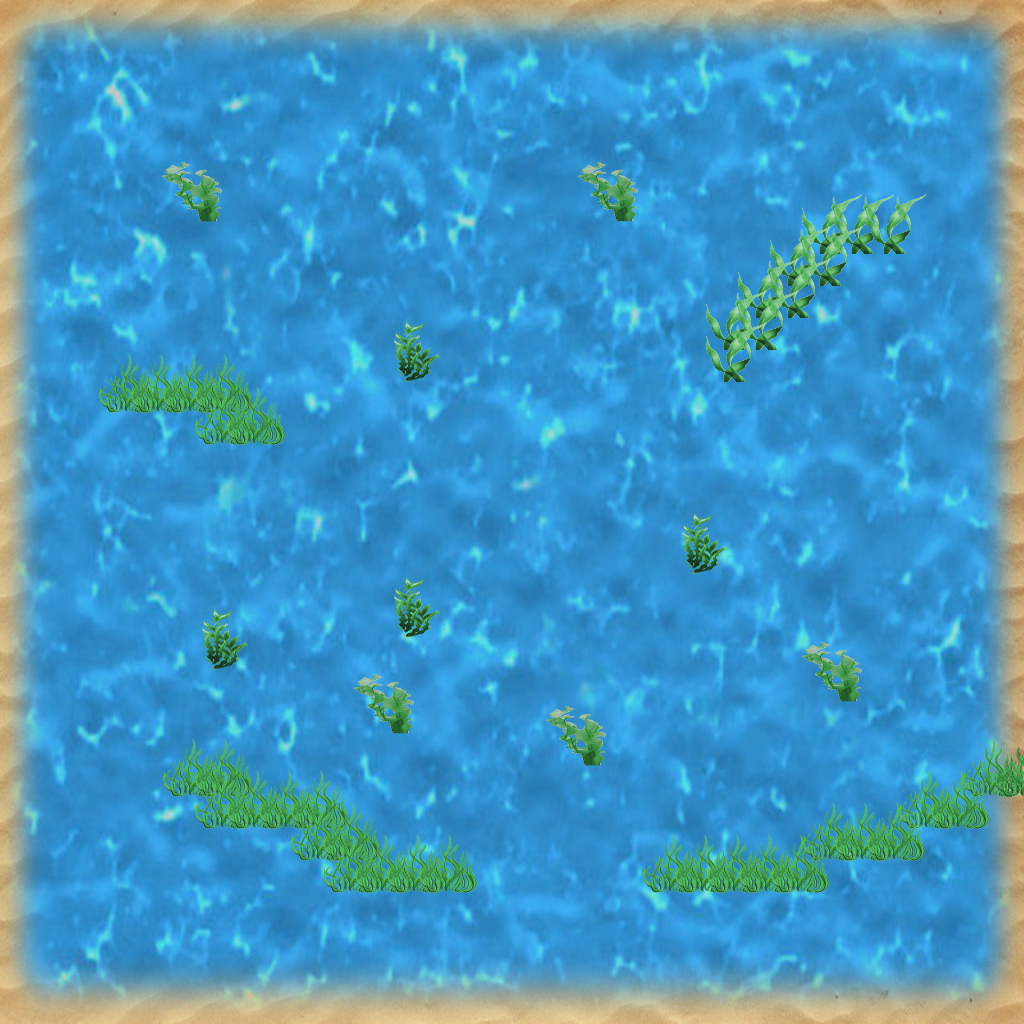

Below is a game level as drawn by its tile map, then a one-line description and the .tmx file that defines it, in full:
An orthogonal 32x32 tile map with 32x32 px tiles, 1 tile layer (Tile Layer 1), 4 tilesets, 1 image layer and 15 objects.

<map version="1.10" tiledversion="1.10.1" orientation="orthogonal" renderorder="right-down" width="32" height="32" tilewidth="32" tileheight="32" infinite="0" nextlayerid="4" nextobjectid="22">
 <tileset firstgid="1" name="ocean-plants" tilewidth="64" tileheight="64" tilecount="4" columns="2">
  <image source="ocean-plants.png" width="128" height="128" />
 </tileset>
 <tileset firstgid="5" name="starfish" tilewidth="64" tileheight="64" tilecount="1" columns="1">
  <image source="starfish.png" width="64" height="64" />
  <tile id="0">
   <properties>
    <property name="Name" value="Starfish" />
   </properties>
  </tile>
 </tileset>
 <tileset firstgid="6" name="rock" tilewidth="64" tileheight="64" tilecount="1" columns="1">
  <image source="rock.png" width="64" height="64" />
  <tile id="0">
   <properties>
    <property name="Name" value="Rock" />
   </properties>
  </tile>
 </tileset>
 <tileset firstgid="7" name="sign" tilewidth="64" tileheight="64" tilecount="1" columns="1">
  <image source="sign.png" width="64" height="64" />
  <tile id="0">
   <properties>
    <property name="Message" value="Hello, world!" />
    <property name="Name" value="Sign" />
   </properties>
  </tile>
 </tileset>
 <imagelayer id="2" name="Image Layer 1">
  <image source="large-water.jpg" width="1024" height="1024" />
 </imagelayer>
 <layer id="1" name="Tile Layer 1" width="32" height="32">
  <data encoding="csv">
0,0,0,0,0,0,0,0,0,0,0,0,0,0,0,0,0,0,0,0,0,0,0,0,0,0,0,0,0,0,0,0,
0,0,0,0,0,0,0,0,0,0,0,0,0,0,0,0,0,0,0,0,0,0,0,0,0,0,0,0,0,0,0,0,
0,0,0,0,0,0,0,0,0,0,0,0,0,0,0,0,0,0,0,0,0,0,0,0,0,0,0,0,0,0,0,0,
0,0,0,0,0,0,0,0,0,0,0,0,0,0,0,0,0,0,0,0,0,0,0,0,0,0,0,0,0,0,0,0,
0,0,0,0,0,0,0,0,0,0,0,0,0,0,0,0,0,0,0,0,0,0,0,0,0,0,0,0,0,0,0,0,
0,0,0,0,0,0,0,0,0,0,0,0,0,0,0,0,0,0,0,0,0,0,0,0,0,0,0,0,0,0,0,0,
0,0,0,0,0,4,0,0,0,0,0,0,0,0,0,0,0,0,4,0,0,0,0,0,0,0,0,0,0,0,0,0,
0,0,0,0,0,0,0,0,0,0,0,0,0,0,0,0,0,0,0,0,0,0,0,0,0,2,2,2,0,0,0,0,
0,0,0,0,0,0,0,0,0,0,0,0,0,0,0,0,0,0,0,0,0,0,0,0,2,2,0,0,0,0,0,0,
0,0,0,0,0,0,0,0,0,0,0,0,0,0,0,0,0,0,0,0,0,0,0,2,2,0,0,0,0,0,0,0,
0,0,0,0,0,0,0,0,0,0,0,0,0,0,0,0,0,0,0,0,0,0,2,2,0,0,0,0,0,0,0,0,
0,0,0,0,0,0,0,0,0,0,0,0,1,0,0,0,0,0,0,0,0,0,2,0,0,0,0,0,0,0,0,0,
0,0,0,3,3,3,3,0,0,0,0,0,0,0,0,0,0,0,0,0,0,0,0,0,0,0,0,0,0,0,0,0,
0,0,0,0,0,0,3,3,0,0,0,0,0,0,0,0,0,0,0,0,0,0,0,0,0,0,0,0,0,0,0,0,
0,0,0,0,0,0,0,0,0,0,0,0,0,0,0,0,0,0,0,0,0,0,0,0,0,0,0,0,0,0,0,0,
0,0,0,0,0,0,0,0,0,0,0,0,0,0,0,0,0,0,0,0,0,0,0,0,0,0,0,0,0,0,0,0,
0,0,0,0,0,0,0,0,0,0,0,0,0,0,0,0,0,0,0,0,0,0,0,0,0,0,0,0,0,0,0,0,
0,0,0,0,0,0,0,0,0,0,0,0,0,0,0,0,0,0,0,0,0,1,0,0,0,0,0,0,0,0,0,0,
0,0,0,0,0,0,0,0,0,0,0,0,0,0,0,0,0,0,0,0,0,0,0,0,0,0,0,0,0,0,0,0,
0,0,0,0,0,0,0,0,0,0,0,0,1,0,0,0,0,0,0,0,0,0,0,0,0,0,0,0,0,0,0,0,
0,0,0,0,0,0,1,0,0,0,0,0,0,0,0,0,0,0,0,0,0,0,0,0,0,0,0,0,0,0,0,0,
0,0,0,0,0,0,0,0,0,0,0,0,0,0,0,0,0,0,0,0,0,0,0,0,0,4,0,0,0,0,0,0,
0,0,0,0,0,0,0,0,0,0,0,4,0,0,0,0,0,0,0,0,0,0,0,0,0,0,0,0,0,0,0,0,
0,0,0,0,0,0,0,0,0,0,0,0,0,0,0,0,0,4,0,0,0,0,0,0,0,0,0,0,0,0,0,0,
0,0,0,0,0,3,3,0,0,0,0,0,0,0,0,0,0,0,0,0,0,0,0,0,0,0,0,0,0,0,3,3,
0,0,0,0,0,0,3,3,3,3,0,0,0,0,0,0,0,0,0,0,0,0,0,0,0,0,0,0,3,3,0,0,
0,0,0,0,0,0,0,0,0,3,3,0,0,0,0,0,0,0,0,0,0,0,0,0,0,3,3,3,0,0,0,0,
0,0,0,0,0,0,0,0,0,0,3,3,3,3,0,0,0,0,0,0,3,3,3,3,3,0,0,0,0,0,0,0,
0,0,0,0,0,0,0,0,0,0,0,0,0,0,0,0,0,0,0,0,0,0,0,0,0,0,0,0,0,0,0,0,
0,0,0,0,0,0,0,0,0,0,0,0,0,0,0,0,0,0,0,0,0,0,0,0,0,0,0,0,0,0,0,0,
0,0,0,0,0,0,0,0,0,0,0,0,0,0,0,0,0,0,0,0,0,0,0,0,0,0,0,0,0,0,0,0,
0,0,0,0,0,0,0,0,0,0,0,0,0,0,0,0,0,0,0,0,0,0,0,0,0,0,0,0,0,0,0,0
</data>
 </layer>
 <objectgroup id="3" name="Object Layer 1">
  <object id="1" gid="6" x="661.333" y="496" width="64" height="64" />
  <object id="2" gid="6" x="393.333" y="529.333" width="64" height="64" />
  <object id="4" gid="6" x="545.333" y="581.333" width="64" height="64" />
  <object id="5" gid="6" x="562.667" y="541.333" width="64" height="64" />
  <object id="6" gid="6" x="469.333" y="561.333" width="64" height="64" />
  <object id="7" gid="6" x="553.333" y="688" width="64" height="64" />
  <object id="9" gid="5" x="837.333" y="514.667" width="64" height="64" />
  <object id="10" gid="5" x="738.667" y="692" width="64" height="64" />
  <object id="12" gid="5" x="522.667" y="850.667" width="64" height="64" />
  <object id="13" gid="5" x="466.667" y="788" width="64" height="64" />
  <object id="14" gid="5" x="536" y="804" width="64" height="64" />
  <object id="15" gid="5" x="676" y="780" width="64" height="64" />
  <object id="16" gid="7" x="524" y="313.333" width="64" height="64">
   <properties>
    <property name="Message" value="Try to be fast" />
   </properties>
  </object>
  <object id="17" gid="7" x="92" y="565.333" width="64" height="64">
   <properties>
    <property name="Message" value="Collect all the Starfish" />
   </properties>
  </object>
  <object id="21" x="496" y="370.667" width="66.6667" height="62.6667">
   <properties>
    <property name="Name" value="Start" />
   </properties>
  </object>
 </objectgroup>
</map>
